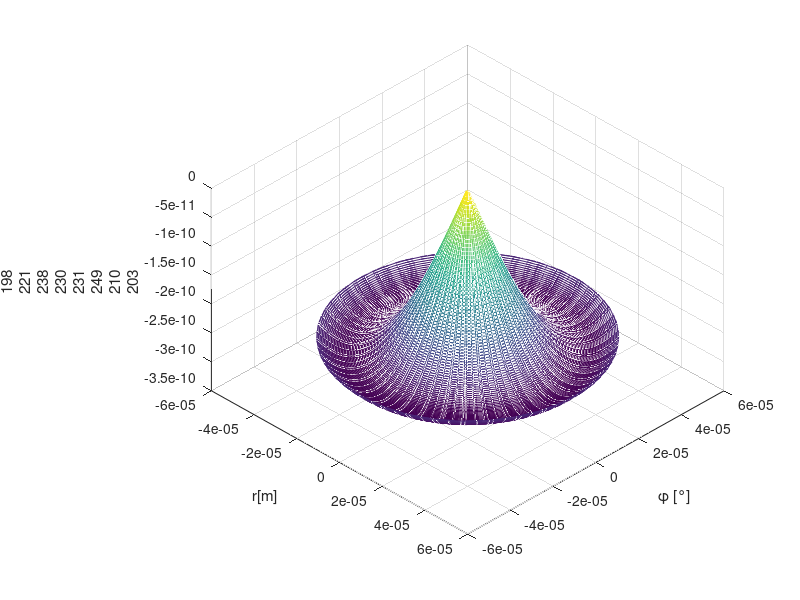

Write MATLAB code to recreate this figure. (Note: this script raises an error after producing the figure.)
clear all;
clf;

% % % Simulación del modelo de haz de luz
c = 3e8;
eps0 = 8.85* (10^-12); %%Epsilon al vacío
epsr = 4.7; %Permitividad relativa
eps = eps0*epsr;

miu0 = 4*pi*(10^-7);
miur = 1;
miu = miu0*miur;

%%Para el núcleo
a = 50e-6; %radio del núcleo
r = 0 : 0.5e-6 : a; %radio
phi = 0: 0.188: 6*pi;
%%%%%%%%%%%%%%%%%%%%%%%%%%%%%%%%%%%
[PHI1,R1] = meshgrid(phi,r);
v = 1/sqrt(miu*eps);
%%Aplicando las condiciones en frontera para el modo TMnm (Hz=0,fc=)
pnm = [
    2.4 3.8 5.1 6.18;
    5.52 7.01 8.4 9.2;
    8.65 10.17 11.6 13.01;
    11.7 13.3 14.79 16.2
    ];

n = 0;
m = 1;

for n = 1: 4
   for m = 1: 3
       
        fc_TMnm = (pnm(n,m)*v)/(2*pi*a);
        f0 = fc_TMnm + 200e9; %Para f0>fc_TMnm pero f0 < al siguiente modo fcTMnm
        omega = 2*pi*f0;

        lambdac_TMnm = v/(fc_TMnm);
        BetaLambda_TMnm = omega*sqrt(eps*miu)*sqrt(1-((fc_TMnm/f0)^2));
        omegac = 2*pi*fc_TMnm; %Frecuencia de corte (Pasa alto) del modo TM01
        kc = omegac*sqrt(eps*miu);
        h_TMnm = kc;
        X_TMnm = h_TMnm.*r;
        z_TMnm = lambdac_TMnm*2; %Multiplos del doble de la longitud de onda, z = 0-5m,0-10m,0-100m (dependiendo)

        t_TMnm = 1;
        coeficiente = (i*n*(f0/fc_TMnm)/kc*a)*sqrt(1-(f0/fc_TMnm)^2);
        for t_TMnm = 1 : 1: 10
            z_TMnm = lambdac_TMnm*t_TMnm; %Multiplos del doble de la longitud de onda, z = 0-5m,0-10m,0-100m (dependiendo)
            for ind = 1:length(X_TMnm)
                for jnd = 1:length(phi)
                    Hphi_TMnm(ind,jnd) = coeficiente*((((n-1)/X_TMnm(ind))*(besselj((n-1),X_TMnm(ind)))) - (besselj((n),X_TMnm(ind))))*(cos((n-1)*phi(jnd)) + sin((n-1)*phi(jnd))) * exp(i*BetaLambda_TMnm*z_TMnm); 
                end
            end
            [x3,y3,z3] = pol2cart(PHI1,R1,real(Hphi_TMnm));

            mesh(x3,y3,z3);
            view(45,45);
            xlabel('r[m]');
            ylabel('\phi [°]');
            zlabel("H_\phi{TM"+(n-1)+m+"}");
            title("H_\phi{TM"+(n-1)+m+"}, z ="+z_TMnm+"m, t = "+t_TMnm+"s");
            drawnow limitrate;
            pause(0.5);
        end
        figure();
   end
end




